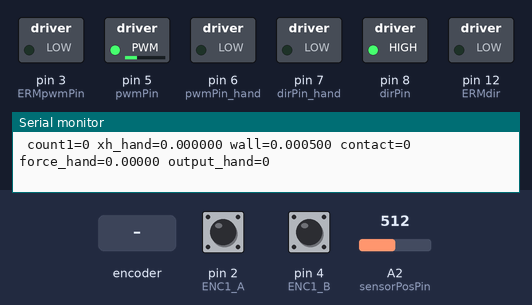
A sketch run on a simulated Arduino Uno, built with avr-gcc and run on an emulated ATmega328P. Shown: switched loads named in the sketch (green lamp = pin HIGH), the last lines printed to the serial monitor. The test bench sets the inputs (shaded band); at power-on: A2 (sensorPosPin) = 512, pin 2 (ENC1_A) HIGH, pin 4 (ENC1_B) HIGH.

Above: at 1.2 s.
1.3 s: rotary encoder on pin 2 (ENC1_A) / pin 4 (ENC1_B) turned 3 steps (first pin leading)
At 2.4 s:
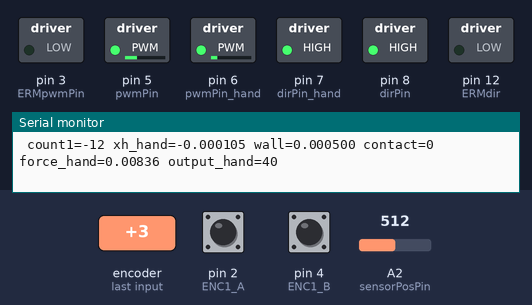
3.4 s: A2 (sensorPosPin) set to 590
At 3.7 s:
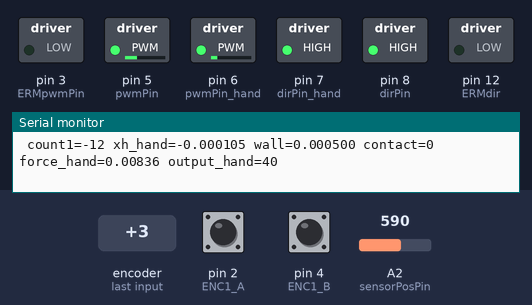
4.9 s: A2 (sensorPosPin) set to 608
At 6.0 s:
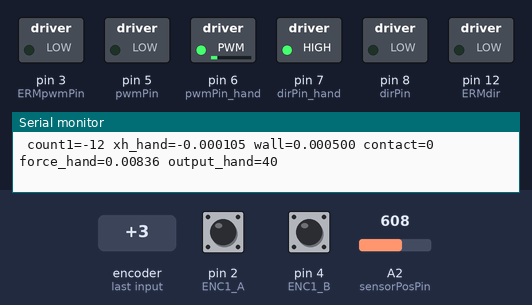
6.4 s: rotary encoder on pin 2 (ENC1_A) / pin 4 (ENC1_B) turned 2 steps (second pin leading)
At 6.7 s:
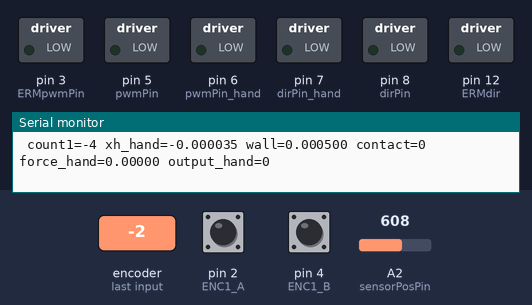
8.3 s: A2 (sensorPosPin) set to 710
At 9.5 s:
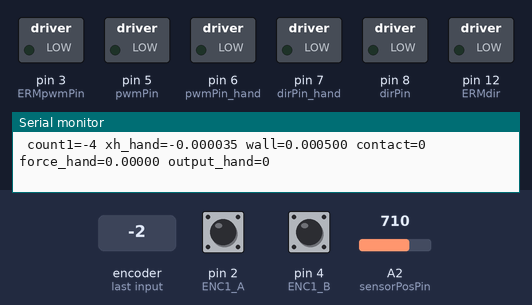
9.8 s: A2 (sensorPosPin) set to 850
12.8 s: A2 (sensorPosPin) set to 882
At 14.2 s:
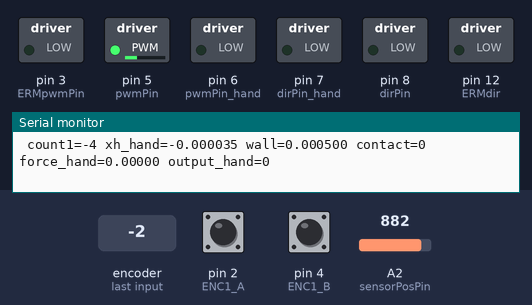
Timing chart, 0 to 15.8 s (numbered marks = the images above; inputs shaded):
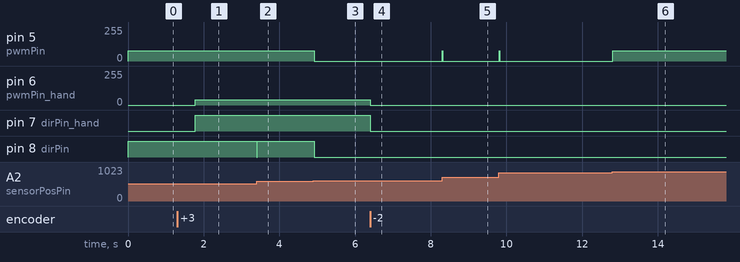

Measured:
- the behaviour switches between 600 and 601 on A2 (sensorPosPin) (found by bisection; images 2 and 3)
- after the input at 1.3 s, pin 6 (pwmPin_hand): 0/255 → 40/255 after 0.48 s; pin 7 (dirPin_hand): LOW → HIGH after 0.48 s
- after the input at 3.4 s, pin 8 (dirPin): HIGH → LOW at once, → HIGH 0.02 s later
- after the input at 4.9 s, pin 5 (pwmPin): 76/255 → 0/255 at once; pin 8 (dirPin): HIGH → LOW at once
- after the input at 6.4 s, pin 6 (pwmPin_hand): 40/255 → 0/255 at once; pin 7 (dirPin_hand): HIGH → LOW at once
- after the input at 8.3 s, pin 5 (pwmPin): 0/255 → 76/255 at once, → 0/255 0.01 s later
- after the input at 9.8 s, pin 5 (pwmPin): 0/255 → 76/255 at once, → 0/255 0.01 s later
- after the input at 12.8 s, pin 5 (pwmPin): 0/255 → 76/255 at once

The sketch:

327_FinalProj_v4_r3.ino
```cpp
//--------------------------------------------------------------------------
// Code for Team 15 Final Project - Golf Haptic Interface
//--------------------------------------------------------------------------

// Includes
#include <math.h>

// Pin declares
int pwmPin = 5;        // PWM output pin for base motor
int dirPin = 8;        // direction output pin for base motor
int pwmPin_hand = 6;   // PWN output pin for handle motor -- AY: NEWLY ADDED
int dirPin_hand = 7;   // direction output pin for handle motor -- AY: NEWLY ADDED
int sensorPosPin = A2; // input pin for MR sensor
int ERMpwmPin = 3;     // PWM output pin for ERM motor -- AY: CHANGED TO PIN 3
int ERMdir = 12;        // direction output pin for ERM motor

const int ENC1_A = 2;  // Encoder channel A pin -- AY: NEWLY ADDED
const int ENC1_B = 4;  // Endoder channel B pin -- AY: NEWLY ADDED


// Position tracking variables - BASE
int updatedPos = 0;     // keeps track of the latest updated value of the MR sensor reading
int rawPos = 0;         // current raw reading from MR sensor
int lastRawPos = 0;     // last raw reading from MR sensor
int lastLastRawPos = 0; // last last raw reading from MR sensor
int flipNumber = 0;     // keeps track of the number of flips over the 180deg mark
int tempOffset = 0;
int rawDiff = 0;
int lastRawDiff = 0;
int rawOffset = 0;
int lastRawOffset = 0;
const int flipThresh = 700;  // threshold to determine whether or not a flip over the 180 degree mark occurred
boolean flipped = false;

// Kinematics variables - BASE
double xh = 0;           // position of the base [m]
double xh_prev;          // Distance of the base at previous time step
double xh_prev2;
double dxh;              // Velocity of the base
double dxh_prev;
double dxh_prev2;
double dxh_filt;         // Filtered velocity of the base
double dxh_filt_prev;
double dxh_filt_prev2;   // AY: UNUSED?


// Position tracking variables - HANDLE
long count1 = 0;
uint8_t lastState1;
const float DEG_PER_COUNT = 30.0/2284.0;

// Kinetmatics variables - HANDLE
double xh_hand = 0;
double xh_hand_prev = 0;
double dxh_hand = 0;
double dxh_hand_filt = 0;
double dxh_hand_prev = 0;


// Define kinematic parameters
// double rh = 0.052;  //[m] AY: SHOULD BE THIS, ONLY USING 0.0875 FOR TEST PURPOSES
double rh = 0.0875;
// double rp = 0.007;  //[m] 7.0mm AY: <<<<<<<<<<<<<<<<<<<<<<<<<<<<<<<<<<<<<<<<<<<<<
// double rs = rh;     //[m] 5.2cm AY: <<<<<<<<<<<<<<<<<<<<<<<<<<<<<<<<<<<<<<<<<<<<<
double rp = 0.0095/2;   //[m] 9mm
double rs = 0.075;   //[m] 7cm
double rh_hand = 0.038;   // handle radius [m]
double rs_hand = 0.095;     // 9.5cm

// Base force output variables
double force_base = 0;           // force at the base
double Tp_base = 0;              // torque of the motor pulley
double duty_base = 0;            // duty cylce (between 0 and 255)
unsigned int output_base = 0;    // output command to the motor

// Handle force output variables
double force_hand = 0;           // force at the handle
double Tp_hand = 0;              // torque of the motor pulley
double duty_hand = 0;            // duty cylce (between 0 and 255)
unsigned int output_hand = 0;    // output command to the motor


// --------------------------------------------------------------
// Setup function -- NO NEED TO EDIT
// --------------------------------------------------------------
void setup()
{
  // Set up serial communication
  Serial.begin(115200);

  // Set PWM frequency
  setPwmFrequency(pwmPin,1);
  setPwmFrequency(ERMpwmPin,1);

  // Input pins
  pinMode(sensorPosPin, INPUT); // set MR sensor pin to be an input
  pinMode(ENC1_A, INPUT_PULLUP);
  pinMode(ENC1_B, INPUT_PULLUP);

  // Output pins
  pinMode(pwmPin, OUTPUT);       // PWM pin for base motor
  pinMode(dirPin, OUTPUT);       // dir pin for base motor
  pinMode(pwmPin_hand, OUTPUT);  // PWM pin for handle motor -- AY: NEWLY ADDED
  pinMode(dirPin_hand, OUTPUT);  // dir pin for handle motor -- AY: NEWLY ADDED
  pinMode(ERMpwmPin, OUTPUT);   // PWM pin for ERM
  pinMode(ERMdir, OUTPUT);  // dir pin for ERM


  // Initialize motor
  analogWrite(pwmPin, 0);     // set to not be spinning (0/255)
  digitalWrite(dirPin, LOW);  // set direction

  analogWrite(pwmPin_hand, 0);     // set to not be spinning (0/255) - AY: NEWLY ADDED
  digitalWrite(dirPin_hand, LOW);  // set direction - AY: NEWLY ADDED

  analogWrite(ERMpwmPin, 0);     // set to not be spinning (0/255)
  digitalWrite(ERMdir, LOW);     // set direction

  // Initialize position valiables
  lastLastRawPos = analogRead(sensorPosPin);
  lastRawPos = analogRead(sensorPosPin);
  flipNumber = 0;

  lastState1 = (digitalRead(ENC1_A) << 1) | digitalRead(ENC1_B);
}


// --------------------------------------------------------------
// Main Loop
// --------------------------------------------------------------
void loop()
{

  //*************************************************************
  //*** Section 1. Compute position in counts for BASE **********
  //*************************************************************

  // Get voltage output by MR sensor
  rawPos = analogRead(sensorPosPin);  //current raw position from MR sensor

  // Calculate differences between subsequent MR sensor readings
  rawDiff = rawPos - lastRawPos;          //difference btwn current raw position and last raw position
  lastRawDiff = rawPos - lastLastRawPos;  //difference btwn current raw position and last last raw position
  rawOffset = abs(rawDiff);
  lastRawOffset = abs(lastRawDiff);

  // Update position record-keeping vairables
  lastLastRawPos = lastRawPos;
  lastRawPos = rawPos;

  // Keep track of flips over 180 degrees
  if((lastRawOffset > flipThresh) && (!flipped)) { // enter this anytime the last offset is greater than the flip threshold AND it has not just flipped
    if(lastRawDiff > 0) {        // check to see which direction the drive wheel was turning
      flipNumber--;              // cw rotation
    } else {                     // if(rawDiff < 0)
      flipNumber++;              // ccw rotation
    }
    if(rawOffset > flipThresh) { // check to see if the data was good and the most current offset is above the threshold
      updatedPos = rawPos + flipNumber*rawOffset; // update the pos value to account for flips over 180deg using the most current offset
      tempOffset = rawOffset;
    } else {                     // in this case there was a blip in the data and we want to use lastactualOffset instead
      updatedPos = rawPos + flipNumber*lastRawOffset;  // update the pos value to account for any flips over 180deg using the LAST offset
      tempOffset = lastRawOffset;
    }
      flipped = true;            // set boolean so that the next time through the loop won't trigger a flip
  } else {                        // anytime no flip has occurred
      updatedPos = rawPos + flipNumber*tempOffset; // need to update pos based on what most recent offset is
      flipped = false;
  }

  //*************************************************************
  //*** Section 2. Compute position in meters for BASE **********
  //*************************************************************

  // Print updatedPos via serial monitor
  // Serial.println(updatedPos);

  // Compute the angle of the sector pulley (ts) in degrees based on updatedPos
  double ts = 0.0148 * updatedPos - 10.855;

  // Compute the position of the handle (in meters) based on ts (in radians)
  xh = rh * (ts*(PI/180.0));

  // Print xh via serial monitor
  //Serial.println(xh, 5);

  // Calculate velocity with loop time estimation
  dxh = (double)(xh - xh_prev) / 0.001;

  // Calculate the filtered velocity of the handle using an infinite impulse response filter
  dxh_filt = .9*dxh + 0.1*dxh_prev;

  // Record the position and velocity
  xh_prev2 = xh_prev;
  xh_prev = xh;

  dxh_prev2 = dxh_prev;
  dxh_prev = dxh;

  dxh_filt_prev2 = dxh_filt_prev;
  dxh_filt_prev = dxh_filt;
  //Serial.println(dxh_filt, 5);

  //*************************************************************
  //*** Section 3. Compute output torque for motor at BASE ******
  //*************************************************************

  // Damping coefficient
  double b = 8;        // increase from 5
  double k_base = 120;    // reduce from 80 if overshoot is strong

  // Center is zero
  double xh_error = xh;

  dxh_filt = 0.05 * dxh + 0.95 * dxh_filt_prev; // filter the noise <<<<< AY: not sure if we need this, already done above

  double position_deadband = 0.003;
  double velocity_deadband = 0.03;

  // Spring + damping return to center
  if (abs(xh_error) < position_deadband && abs(dxh_filt) < velocity_deadband) {
      force_base = 0;
  } else {
      force_base = -k_base * xh_error - b * dxh_filt;
  }

  Tp_base = force_base * rp / rs;
  dxh_filt_prev = dxh_filt; // <<<<<<<<<<<<<<<<<<<<<< AY: also not sure if we need this if we don't have line 214

  //*************************************************************
  //*** Section 4. Compute position in meters for HANDLE ********
  //*************************************************************

  // ----- Read quadrature encoder -----
  uint8_t state1 = (digitalRead(ENC1_A) << 1) | digitalRead(ENC1_B);

  if (lastState1 == 0b00 && state1 == 0b01) count1++;
  else if (lastState1 == 0b01 && state1 == 0b11) count1++;
  else if (lastState1 == 0b11 && state1 == 0b10) count1++;
  else if (lastState1 == 0b10 && state1 == 0b00) count1++;

  else if (lastState1 == 0b00 && state1 == 0b10) count1--;
  else if (lastState1 == 0b10 && state1 == 0b11) count1--;
  else if (lastState1 == 0b11 && state1 == 0b01) count1--;
  else if (lastState1 == 0b01 && state1 == 0b00) count1--;

  lastState1 = state1;

  // Convert counts to angle
  double theta_hand_deg = count1 * DEG_PER_COUNT;
  double theta_hand_rad = theta_hand_deg * PI / 180.0;

  // Convert angle to handle position
  xh_hand = rh_hand * theta_hand_rad;

  // Serial.print("count1=");
  // Serial.print(count1);

  // Serial.print(" theta_hand_deg=");
  // Serial.print(theta_hand_deg, 3);

  // Serial.print(" xh_hand=");
  // Serial.println(xh_hand, 6);


  // Compute handle velocity
  dxh_hand = (xh_hand - xh_hand_prev) / 0.001;

  // Low-pass filtered velocity
  dxh_hand_filt = 0.9 * dxh_hand + 0.1 * dxh_hand_prev;

  // Store previous values
  xh_hand_prev = xh_hand;
  dxh_hand_prev = dxh_hand;

  //*************************************************************
  //*** Section 5. Compute output torque for motor at HANDLE ****
  //*************************************************************

  double kw = 300; // <<<<<<<<<<<<<<<<<<<<<<<<<<<<<<<<<<<<<<<<<<<<<<<<<<<<<<<< AY: SETTING THIS LOW FOR SAFETY!!
  double wall_position = 0.0005; // <<<<<<<<<<<<<<<<<<<<<<<<<<<<<<<<<<<<<<<<<< AY: CAN EXPERIMENT WITH!!

  static bool inContact = false;
  static unsigned long impactTime = 0;

  // bool currentlyInContact = (xh_hand > wall_position);

  // if (currentlyInContact && !inContact) {
  //   impactTime = millis() / 64;
  //   inContact = true;
  // }

  // if (!currentlyInContact) {
  //   inContact = false;
  // }

  // if (currentlyInContact) {
  //   force_hand = -kw * (xh_hand - wall_position);
  // } else {
  //   force_hand = 0;
  // }

  // Contact detection for BOTH directions
  bool currentlyInContact = (abs(xh_hand) > wall_position);

  if (currentlyInContact && !inContact) {
      impactTime = millis() / 64;
      inContact = true;
  }

  if (!currentlyInContact) {
      inContact = false;
  }

  // Virtual wall force
  if (currentlyInContact) {
    // Virtual wall / impact force
    force_hand = -kw * xh_hand;
  } else {
    // Return handle back to center
    double k_center = 80;
    double b_center = 2;
    double center_deadband = 0.0001;

    // Center is zero
    double xh_hand_error = xh_hand;

    if (abs(xh_hand_error) > center_deadband) {
        force_hand = -k_center * xh_hand_error - b_center * dxh_hand_filt;
    } else {
        force_hand = 0;
    }
  }

  double t = (millis() / 64 - impactTime);

  double impactDuration = 40.0;
  double motorStrength = 0.5 + 0.5 * fabs(dxh_hand_filt);

  if (currentlyInContact && t < impactDuration) {
    analogWrite(ERMpwmPin, (int)(motorStrength * 255));
  } else {
    analogWrite(ERMpwmPin, 0);
  }

  // Compute the require motor pulley torque (Tp) to generate that force
  Tp_hand = force_hand*rh_hand*rp/rs_hand;

  //*************************************************************
  //*** Section 6. Force output for BASE ************************
  //*************************************************************

  // Determine correct direction for motor torque
  if(force_base > 0) {
    digitalWrite(dirPin, HIGH);
  } else {
    digitalWrite(dirPin, LOW);
  }

  // Compute the duty cycle required to generate Tp (torque at the motor pulley)
  duty_base = sqrt(abs(Tp_base)/0.0183);

  // Make sure the duty cycle is between 0 and 100%
  if (duty_base > 0.3) {
    duty_base = 0.3;
  } else if (duty_base < 0) {
    duty_base = 0;
  }
  output_base = (int)(duty_base* 255);   // convert duty cycle to output signal
  analogWrite(pwmPin, output_base);  // output the signal

  //*************************************************************
  //*** Section 7. Force output for HANDLE **********************
  //*************************************************************

  // Determine correct direction for motor torque
  if(force_hand > 0) {
    digitalWrite(dirPin_hand, HIGH);
  } else {
    digitalWrite(dirPin_hand, LOW);
  }

  duty_hand = sqrt(abs(Tp_hand)/0.10);

  if (duty_hand > 0.5) {
    duty_hand = 0.5;
  } else if (duty_hand < 0) {
    duty_hand = 0;
  }
  // output_hand = (int)(duty_hand* 255);   // convert duty cycle to output signal
  // analogWrite(pwmPin_hand, output_hand);  // output the signal

output_hand = (int)(duty_hand * 255);

// Minimum PWM only when touching wall and return to center
if (output_hand > 0 && output_hand < 40) {
  output_hand = 40;
}

analogWrite(pwmPin_hand, output_hand);


// ---- Debug print ----
Serial.print(" count1=");
Serial.print(count1);

Serial.print(" xh_hand=");
Serial.print(xh_hand, 6);

Serial.print(" wall=");
Serial.print(wall_position, 6);

Serial.print(" contact=");
Serial.print(currentlyInContact);

Serial.print(" force_hand=");
Serial.print(force_hand, 5);

Serial.print(" output_hand=");
Serial.println(output_hand);

// Send motor command
analogWrite(pwmPin_hand, output_hand);

}

// --------------------------------------------------------------
// Function to set PWM Freq
// --------------------------------------------------------------

float mapFloat(float x, float in_min, float in_max, float out_min, float out_max) {
  return (x - in_min) * (out_max - out_min) / (in_max - in_min) + out_min;
}

void setPwmFrequency(int pin, int divisor) {
  byte mode;
  if(pin == 5 || pin == 6 || pin == 9 || pin == 10) {
    switch(divisor) {
      case 1:    mode = 0x01; break;
      case 8:    mode = 0x02; break;
      case 64:   mode = 0x03; break;
      case 256:  mode = 0x04; break;
      case 1024: mode = 0x05; break;
      default: return;
    }
    if(pin == 5 || pin == 6) {
      TCCR0B = TCCR0B & 0b11111000 | mode;
    } else {
      TCCR1B = TCCR1B & 0b11111000 | mode;
    }
  } else if(pin == 3 || pin == 11) {
    switch(divisor) {
      case 1:    mode = 0x01; break;
      case 8:    mode = 0x02; break;
      case 32:   mode = 0x03; break;
      case 64:   mode = 0x04; break;
      case 128:  mode = 0x05; break;
      case 256:  mode = 0x06; break;
      case 1024: mode = 0x7; break;
      default: return;
    }
    TCCR2B = TCCR2B & 0b11111000 | mode;
  }
}
```
